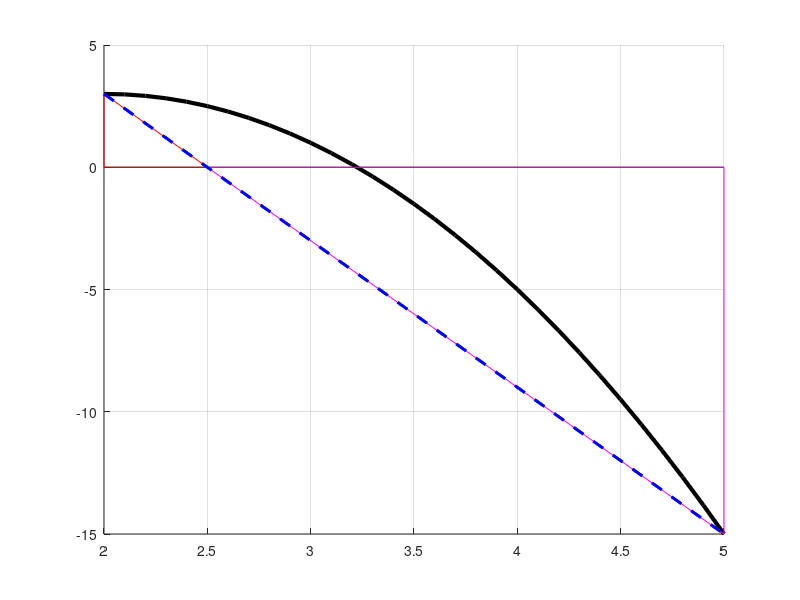

MATLAB code to generate this figure: (Note: this script raises an error after producing the figure.)

f = @(x) -2*(x-2).^2 + 3;
f1 = @(x) -2*x.^2+8*x-5;

a = 2;
b = 5
x= a:.1:b;


figure(1)
hold on
grid on


plot(x,f(x),'k','lineWidth',3)
plot([a,b],[0,0],'k','lineWidth',.5)
plot([a,b],[f(a),f(b)],'--b','lineWidth',2)

c = a +f(a) *(b-a)/(f(a)-f(b));
plot([a,a,c,a],[0,f(a),0,0],'r')


plot([b,b,c,b],[0,f(b),0,0],'m')


plot([a,b],[f(a),f(b)],'--b','lineWidth',2)

c_annot = annotation('textbox','interpreter','latex','String','$\bf \hat c$','FitBoxToText','on');
a_annot = annotation('textbox','interpreter','latex','String','$\bf a$','FitBoxToText','on');
b_annot = annotation('textbox','interpreter','latex','String','$\bf b$','FitBoxToText','on');
c_annot.FontSize=15;
a_annot.FontSize=15;
b_annot.FontSize=15;


%%


figure(1)
hold on
grid on

plot(x,f(x),'k','lineWidth',3)
plot([a,b],[0,0],'k','lineWidth',.5)
plot([a,b],[f(a),f(b)],'--b','lineWidth',2)

c = a +f(a) *(b-a)/(f(a)-f(b));
plot(c,f(c),'or','lineWidth',2)
plot([c,c],[0,f(c)],'--r')